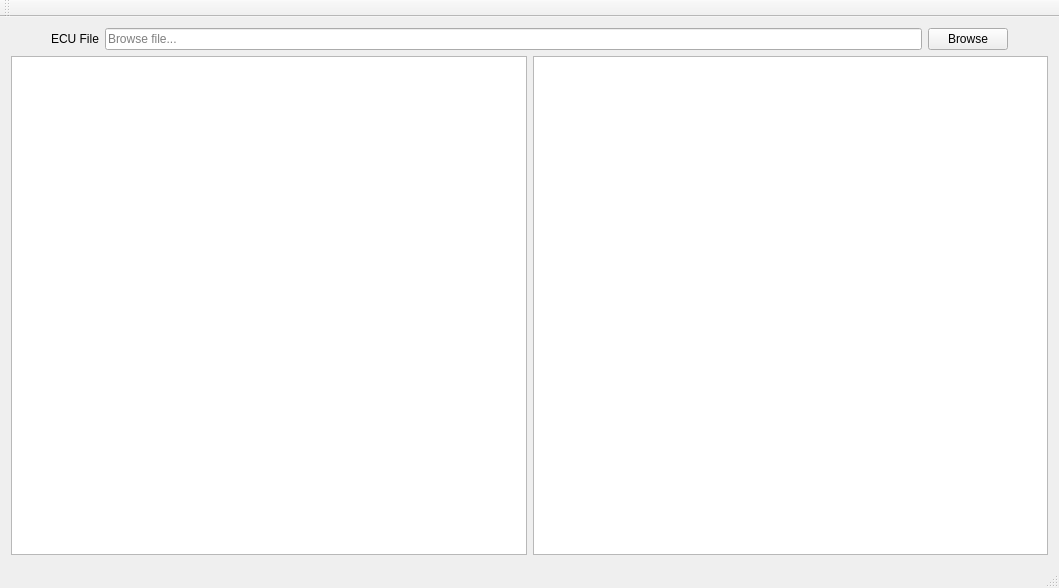
<?xml version="1.0" encoding="UTF-8"?>
<ui version="4.0">
 <class>MainFormClass</class>
 <widget class="QMainWindow" name="MainFormClass">
  <property name="geometry">
   <rect>
    <x>0</x>
    <y>0</y>
    <width>1059</width>
    <height>588</height>
   </rect>
  </property>
  <property name="windowTitle">
   <string>MainForm</string>
  </property>
  <widget class="QWidget" name="centralWidget">
   <layout class="QVBoxLayout" name="verticalLayout">
    <item>
     <layout class="QHBoxLayout" name="horizontalLayout_2">
      <item>
       <spacer name="horizontalSpacer">
        <property name="orientation">
         <enum>Qt::Horizontal</enum>
        </property>
        <property name="sizeType">
         <enum>QSizePolicy::Minimum</enum>
        </property>
        <property name="sizeHint" stdset="0">
         <size>
          <width>40</width>
          <height>20</height>
         </size>
        </property>
       </spacer>
      </item>
      <item>
       <layout class="QHBoxLayout" name="horizontalLayout">
        <item>
         <widget class="QLabel" name="label">
          <property name="text">
           <string>ECU File</string>
          </property>
         </widget>
        </item>
        <item>
         <widget class="QLineEdit" name="ecuFileLineEdit">
          <property name="readOnly">
           <bool>true</bool>
          </property>
          <property name="placeholderText">
           <string>Browse file...</string>
          </property>
         </widget>
        </item>
        <item>
         <widget class="QPushButton" name="browseEcuFileButton">
          <property name="text">
           <string>Browse</string>
          </property>
         </widget>
        </item>
       </layout>
      </item>
      <item>
       <spacer name="horizontalSpacer_2">
        <property name="orientation">
         <enum>Qt::Horizontal</enum>
        </property>
        <property name="sizeType">
         <enum>QSizePolicy::Minimum</enum>
        </property>
        <property name="sizeHint" stdset="0">
         <size>
          <width>40</width>
          <height>20</height>
         </size>
        </property>
       </spacer>
      </item>
     </layout>
    </item>
    <item>
     <layout class="QHBoxLayout" name="horizontalLayout_3">
      <item>
       <widget class="QTableView" name="mapsTableView"/>
      </item>
      <item>
       <widget class="QTextEdit" name="binaryTextEdit"/>
      </item>
     </layout>
    </item>
   </layout>
  </widget>
  <widget class="QMenuBar" name="menuBar">
   <property name="geometry">
    <rect>
     <x>0</x>
     <y>0</y>
     <width>1059</width>
     <height>26</height>
    </rect>
   </property>
  </widget>
  <widget class="QToolBar" name="mainToolBar">
   <attribute name="toolBarArea">
    <enum>TopToolBarArea</enum>
   </attribute>
   <attribute name="toolBarBreak">
    <bool>false</bool>
   </attribute>
  </widget>
  <widget class="QStatusBar" name="statusBar"/>
 </widget>
 <layoutdefault spacing="6" margin="11"/>
 <resources>
  <include location="MainForm.qrc"/>
 </resources>
 <connections/>
</ui>
